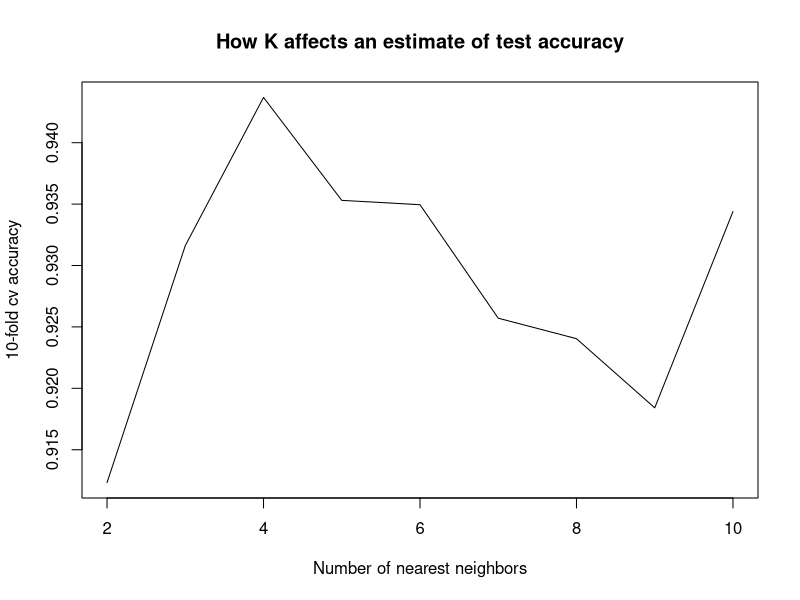

Source code (R):
######
# kNN with cross validation
# Student Name: Madhumitha Raveendar
# Student Unity ID: mraveen
######

# Do not clear your workspace


# load required libraries
require(class) # for KNN
require(caret) # for train, createDataPartition, createFolds...
# set seed to ensure reproducibility
set.seed(100)

data(iris)

# normalize all predictors, i.e., all but last column species
iris[, -ncol(iris)] <- scale(iris[, -ncol(iris)])

# split the data into training and test sets 70/30 split
trainIdx <- createDataPartition(1:nrow(iris), p = 0.7, list = FALSE)
testIdx <- setdiff((1:nrow(iris)), trainIdx)
train <- iris[trainIdx, -ncol(iris)]
test <- iris[testIdx, -ncol(iris)]

# convert class variable to type factor
cl <- factor(iris[trainIdx, ncol(iris)])

# use knn from class package to predict
knnPreds <- knn(train, test, cl, k = 3, prob = TRUE)

table(knnPreds, factor(iris[testIdx, ncol(iris)]))

# implement myknncv - knn with cross validation
# use the standard knn function for training/testing
# implement the cross validation section
# divide training data into 'numFolds' folds, use one fold for validation, others for training
# repeat this 'numFolds' times
myknncv <- function(train, test, cl, k, numFolds)
{
   # create k folds
   ###
   folds <- createFolds(1:nrow(train), numFolds)
   fold_accuracies <- vector()
   for(i in 1:numFolds){
           # use ith fold for validation
           ###
           validation_set <- train[folds[[i]],]
           # rest of the folds as training
           ###
           cv_train <- train[-folds[[i]], ]
           # train class variable
           ###
           cv_train_cl <- cl[-folds[[i]]]
           # predict using cv_train, cv_train_cl and validation_set
           ###
           knnpreds <- knn(cv_train, validation_set, cv_train_cl, k, prob = TRUE)
           # calculate accuracy
           tab <- table(knnpreds, factor(cl[folds[[i]]]))
           fold_accuracies <- c(fold_accuracies, sum(diag(tab)) / sum(tab))
   }
   #final accuracy is mean of accuracies of all folds
   cv_accuracy <- mean(fold_accuracies)
   return(cv_accuracy)
}

# perform KNN classification for k in 2:10 using 10-fold CV to estimate 
# test accuracy
accuracies <- vector()
for(nn in 2:10)
    accuracies <- c(accuracies, myknncv(train, test, cl, k = nn, numFolds = 10))

# plot k vs. 10-fold cv accuracy
plot(2:10, accuracies, type = 'l', xlab = 'Number of nearest neighbors',
     ylab = '10-fold cv accuracy',
     main = 'How K affects an estimate of test accuracy')


